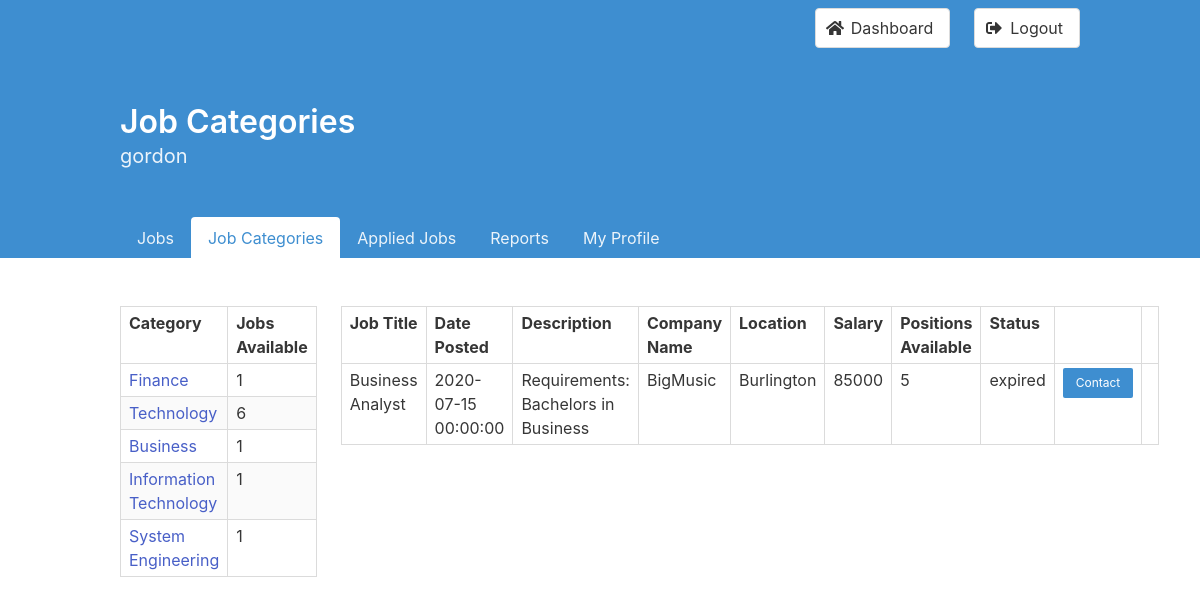
Screenshot of /categories?showCategoryJobs=3 (signed in) with the database file from the repository.
### tables this page shows
CREATE TABLE Job_Categories_List
(
    jobCategoriesID int          NOT NULL AUTO_INCREMENT PRIMARY KEY,
    categoryName    varchar(255) NOT NULL UNIQUE
);

CREATE TABLE Jobs
(
    jobID              int          NOT NULL AUTO_INCREMENT PRIMARY KEY,
    userID             varchar(255) NOT NULL,
    locationID         int          NOT NULL,
    title              varchar(255) NOT NULL,
    salary             int          NOT NULL,
    description        longtext,
    positionsAvailable int          NOT NULL,
    datePosted         timestamp    NOT NULL      DEFAULT CURRENT_TIMESTAMP,
    status             enum ('active', 'expired') DEFAULT 'active',
    FOREIGN KEY (userID) REFERENCES Users (userID) ON DELETE CASCADE,
    FOREIGN KEY (locationID) REFERENCES Location (locationID)
);

CREATE TABLE Profiles
(
    userID         varchar(255) NOT NULL PRIMARY KEY,
    locationID     int,
    companyName    varchar(255),
    firstName      varchar(255),
    lastName       varchar(255),
    profession     varchar(255),
    gender         varchar(255),
    displayPicture varchar(255),
    resume         varchar(255),
    phoneNumber    varchar(255),
    dateOfBirth    date,
    FOREIGN KEY (userID) REFERENCES Users (userID) ON DELETE CASCADE,
    FOREIGN KEY (locationID) REFERENCES Location (locationID)
);

CREATE TABLE Location
(
    locationID int NOT NULL AUTO_INCREMENT PRIMARY KEY,
    address    varchar(255),
    city       varchar(255),
    postalCode varchar(255),
    province   varchar(255)
);

### controller/categories.php (called while the page is built, shortened)
<?php
require "model/JobCategoriesList.php";
require "model/Jobs.php";
class CategoriesController
{
  public $jobCategoriesList;
  public $jobs;
  public function __construct()
  {
    $this->jobCategoriesList = new JobCategoriesList();
    $this->jobs = new Jobs();
  }
  public function invoke()
  {
    if (isset($_GET['showCategoryJobs'])) {
      $jobs = $this->jobs->getCategoryJobs($_GET['showCategoryJobs'], $_SESSION['username']);
    }
    $categories = $this->jobCategoriesList->getCategories();
    include 'view/categories.php';
  }
}

### model/Database.php (called while the page is built, shortened)
<?php
class Database
{
  private $_host = '127.0.0.1';
  private $_user = 'gxc353_1';
  private $_pass = 'temp_password';
  private $_name = 'gxc353_1';
  private $_databaseHandler;
  private $_statement;
  public function __construct()
  {
    $dsn = 'mysql:host=' . $this->_host . ';dbname=' . $this->_name;
    $options = [
      PDO::ATTR_EMULATE_PREPARES => false,
      PDO::ATTR_ERRMODE => PDO::ERRMODE_EXCEPTION,
      PDO::ATTR_PERSISTENT => true,
    ];
    try {
      $this->_databaseHandler = new PDO($dsn, $this->_user, $this->_pass, $options);
    } catch (PDOException $e) {
      $this->_error = $e->getMessage();
      echo "<p class=\"has-text-black has-background-warning\">$this->_error</p>";
    }
  }
  public function query($sql)
  {
    $this->_statement = $this->_databaseHandler->prepare($sql);
  }
  public function bind($param, $value, $type = null)
  {
    $this->_statement->bindValue($param, $value, $type);
  }
  public function execute()
  {
    try {
      return $this->_statement->execute();
    } catch (PDOException $e) {
      echo "<p class=\"has-text-black has-background-warning\">{$e->getMessage()}</p>";
    }
  }
  public function fetchAll()
  {
    $this->execute();
    return $this->_statement->fetchAll(PDO::FETCH_OBJ);
  }
}

### model/JobCategoriesList.php (called while the page is built, shortened)
<?php
require_once "model/Database.php";
class JobCategoriesList
{
  private $_db;
  public function __construct()
  {
    $this->_db = new Database();
  }
  public function getCategories()
  {
    $sql = "SELECT jobCategoriesID, categoryName, COUNT(jobID) as numPostings
      FROM Job_Categories_List JOIN Job_Categories ON Job_Categories_List.jobCategoriesID = Job_Categories.jobCategoryID
      GROUP BY jobCategoriesID, categoryName";
    $this->_db->query($sql);
    return $this->_db->fetchAll();
  }
}

### model/Jobs.php (called while the page is built, shortened)
<?php
require_once "model/Database.php";
class Jobs
{
  private $_db;
  public function __construct()
  {
    $this->_db = new Database();
  }
  public function getCategoryJobs($categoryID, $username)
  {
    $sql = "SELECT title, datePosted, description, companyName, Jobs.userID, city, salary, positionsAvailable, status, firstName, lastName, phoneNumber, email, Jobs.jobID, EC.categoryName,
    IF(EXISTS(SELECT * FROM Applications WHERE Applications.userID = :username AND Applications.jobID = Jobs.jobID), TRUE, FALSE) AS applied
    FROM Jobs
    JOIN Location ON Jobs.locationID = Location.locationID
    JOIN Profiles ON Profiles.userID = Jobs.userID
    JOIN Users ON Users.userID = Jobs.userID
    JOIN Job_Categories JC on Jobs.jobID = JC.jobID
    JOIN Employer_Categories EC ON Jobs.userID = EC.userID
    JOIN Job_Categories_List JCL on JC.jobCategoryID = JCL.jobCategoriesID
    WHERE jobCategoriesID = :categoryID";
    $this->_db->query($sql);
    $this->_db->bind(':categoryID', $categoryID, PDO::PARAM_INT);
    $this->_db->bind(':username', $username, PDO::PARAM_STR);
    return $this->_db->fetchAll();
  }
}

### templates/contactModal.php (the view, shortened to what this page needs)
<a class="button is-small is-info" id="contact-btn-<?php echo "$obj->jobID"; ?>">Contact</a>

### view/categories.php (shortened to what this page needs)
<head>
</head>
<body>
  <?php
  require "templates/hero.php";
  ?>
  <section class="section">
    <div class="container">
      <div class="columns">
        <div class="column">
          <table class="table is-bordered is-striped is-narrow is-hoverable">
            <thead>
              <tr>
                <th>Category</th>
                <th>Jobs Available</th>
              </tr>
            </thead>
            <tbody>
              <?php
              if (isset($categories)) {
                foreach ($categories as $index => $obj) {
                  echo '<tr>';
                  echo '<td>';
                  echo "<a class=\"is-info\" href=\"categories?showCategoryJobs=$obj->jobCategoriesID\">";
                  echo "$obj->categoryName";
                  echo '</a>';
                  echo "<td>$obj->numPostings</td>";
                  echo '</tr>';
                }
              }
              ?>
            </tbody>
          </table>
        </div>
        <div class="column">
          <?php
          if (isset($jobs)) {
            include 'templates/jobsTable.php';
          }
          ?>
        </div>
      </div>
    </div>
  </section>
</body>

### templates/jobsTable.php
<table class="table is-bordered is-striped is-narrow is-hoverable is-fullwidth">
  <thead>
    <tr>
      <th>Job Title</th>
      <th>Date Posted</th>
      <th>Description</th>
      <th>Company Name</th>
      <th>Location</th>
      <th>Salary</th>
      <th>Positions Available</th>
      <th>Status</th>
      <th></th>
      <th></th>
    </tr>
  </thead>
  <tbody>
    <?php
    foreach ($jobs as $index => $obj) {
      echo '<tr>';
      echo "<td>$obj->title</td>";
      echo "<td>$obj->datePosted</td>";
      echo "<td>$obj->description</td>";
      echo "<td>$obj->companyName</td>";
      echo "<td>$obj->city</td>";
      echo "<td>$obj->salary</td>";
      echo "<td>$obj->positionsAvailable</td>";
      echo "<td>$obj->status</td>";
      echo '<td>';
      include "templates/contactModal.php";
      echo '</td>';
      if (strcasecmp($obj->status, 'active') == 0) {
        echo '<td>';
        if ($obj->applied) {
          if (strcasecmp($fromPage, "categories") == 0) {
            echo "<a class=\"button is-small is-warning\" href=\"categories?jobWithdraw={$obj->jobID}&showCategoryJobs=$previousCategory\">";
          } else {
            if (isset($previousSearch)) {
              echo "<a class=\"button is-small is-warning\" href=\"jobs?jobWithdraw={$obj->jobID}&searchKeyword=$previousSearch\">";
            } else {
              echo "<a class=\"button is-small is-warning\" href=\"jobs?jobWithdraw=$obj->jobID\">";
            }
          }
          echo 'Withdraw';
        } else {
          if (strcasecmp($fromPage, "categories") == 0) {
            echo "<a class=\"button is-small is-success\" href=\"categories?jobApply={$obj->jobID}&showCategoryJobs=$previousCategory\">";
          } else {
            if (isset($previousSearch)) {
              echo "<a class=\"button is-small is-success\" href=\"jobs?jobApply={$obj->jobID}&searchKeyword=$previousSearch\">";
            } else {
              echo "<a class=\"button is-small is-success\" href=\"jobs?jobApply=$obj->jobID\">";
            }
          }
          echo 'Apply';
        }
        echo '</a>';
        echo '</td>';
      } else {
        echo '<td>';
        echo '</td>';
      }
      echo '</tr>';
    }
    ?>
  </tbody>
</table>

### rows the page displays
job_categories_list: categoryName "Finance", numPostings "1"
job_categories_list: categoryName "Technology", numPostings "6"
job_categories_list: categoryName "Business", numPostings "1"
job_categories_list: categoryName "Information Technology", numPostings "1"
job_categories_list: categoryName "System Engineering", numPostings "1"
jobs: title "Business Analyst", datePosted "2020-07-15 00:00:00", description "Requirements: Bachelors in Business", profiles.companyName "BigMusic", locationID.city "Burlington", salary "85000", positionsAvailable "5", status "expired"

### other values shown
$heroTitle "Job Categories"
$_SESSION["username"] "gordon"
